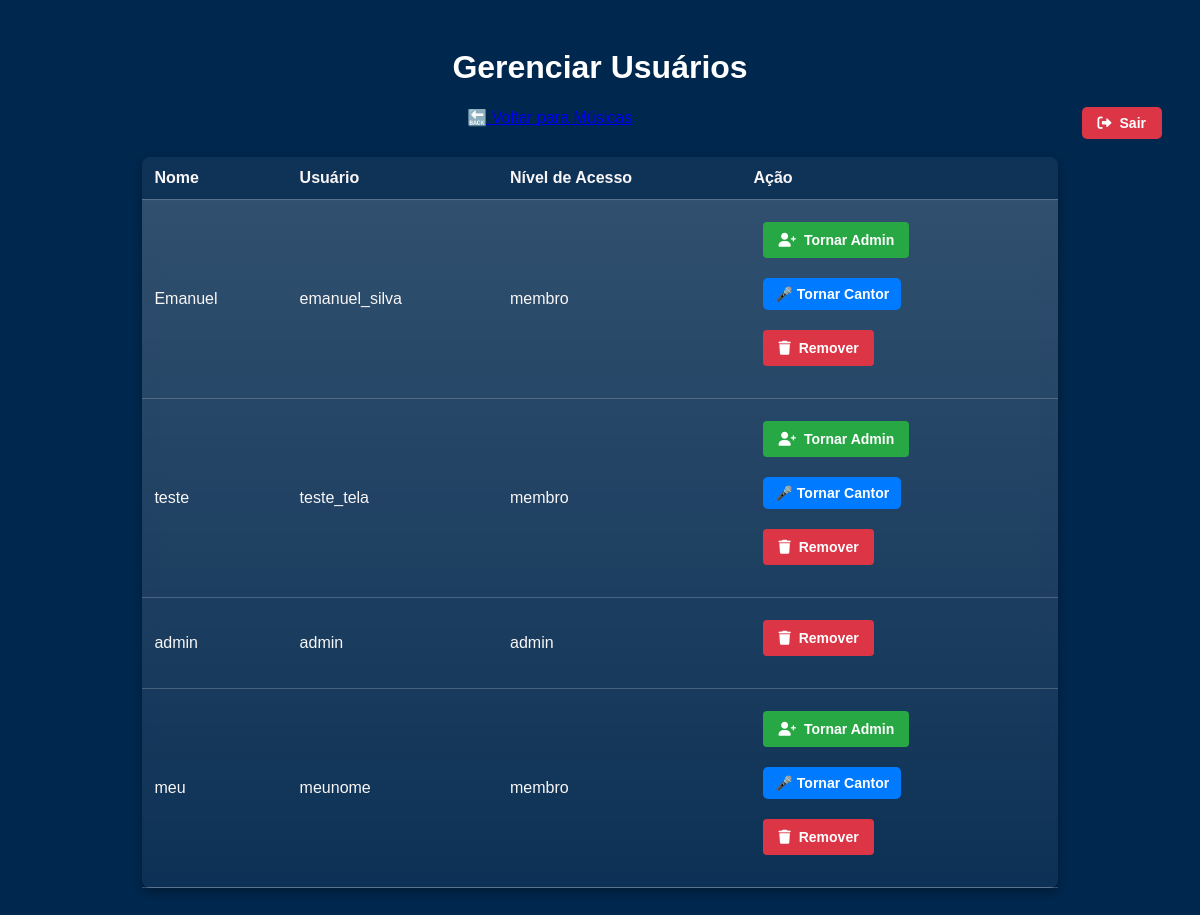
Page /gerenciar_usuarios (signed in) on the committed database.
### app.py (models this page shows)
class Usuario(UserMixin, db.Model):
    id = db.Column(db.Integer, primary_key=True)
    nome = db.Column(db.String(50), nullable=False)
    sobrenome = db.Column(db.String(50), nullable=False)
    telefone = db.Column(db.String(15), nullable=False)
    username = db.Column(db.String(50), unique=True, nullable=False)
    password = db.Column(db.String(128), nullable=False)
    role = db.Column(db.String(20), nullable=False, default="membro")
    pergunta_seguranca = db.Column(db.String(200), nullable=False)
    resposta_seguranca = db.Column(db.String(200), nullable=False)
    status = db.Column(db.String(20), nullable=False, default="pendente")
    data_nascimento = db.Column(db.Date, nullable=False)

### app.py (the view)
@app.route('/gerenciar_usuarios')
@login_required
def gerenciar_usuarios():
    if current_user.role != "admin":  # 🔹 Apenas administradores podem acessar
        flash("Apenas administradores podem gerenciar usuários!", "danger")
        return redirect(url_for('musicas'))
    usuarios_lista = Usuario.query.all()  # 🔹 Busca todos os usuários
    return render_template('gerenciar_usuarios.html', usuarios=usuarios_lista)

### app.py (called while the page is built)
@login_manager.user_loader
def load_user(user_id):
    return db.session.get(Usuario, int(user_id))  # 🔹 Usa a sessão corretamente sem `with`

### templates/gerenciar_usuarios.html (shortened to what this page needs)
<!DOCTYPE html>
<html lang="pt-BR">
<head>
    <link rel="stylesheet" href="{{ url_for('static', filename='gerenciar_usuarios.css') }}">
    <link rel="stylesheet" href="https://cdnjs.cloudflare.com/ajax/libs/font-awesome/6.0.0/css/all.min.css">
</head>
<body>
    <h1>Gerenciar Usuários</h1>
    <form method="POST" action="{{ url_for('logout') }}">
        <button type="submit" class="btn btn-danger">
            <i class="fa-solid fa-right-from-bracket"></i> Sair
        </button>
    </form>
    <a href="{{ url_for('musicas') }}" class="botao-voltar">🔙 Voltar para Músicas</a>
    {% if usuarios %}
    <table>
        <tr>
            <th>Nome</th>
            <th>Usuário</th>
            <th>Nível de Acesso</th>
            <th>Ação</th>
        </tr>
        {% for usuario in usuarios %}
        <tr>
            <td>{{ usuario.nome }}</td>
            <td>{{ usuario.username }}</td>
            <td>{{ usuario.role }}</td>
            <td>
                {% if usuario.role != "admin" %}
                <form method="POST" action="{{ url_for('promover_usuario', user_id=usuario.id) }}">
                    <button type="submit" class="btn-promover">
                        <i class="fa-solid fa-user-plus"></i> Tornar Admin
                    </button>
                </form>
               <form action="{{ url_for('alternar_cantor', user_id=usuario.id) }}" method="POST">
                    {% if usuario.role == "cantor" %}
                        <button type="submit" class="botao-revogar-cantor">
                        ❌ Revogar Cantor
                         </button>
                    {% else %}
                        <button type="submit" class="botao-promover-cantor">
                        🎤 Tornar Cantor
                         </button>
                    {% endif %}
                </form>
                {% endif %}
                <form method="POST" action="{{ url_for('remover_usuario', user_id=usuario.id) }}">
                    <button type="submit" class="btn-excluir" onclick="return confirm('Tem certeza que deseja remover este usuário?');">
                        <i class="fa-solid fa-trash"></i> Remover
                    </button>
                </form>
            </td>
        </tr>
        {% endfor %}
    </table>
    {% else %}
    <p>Nenhum usuário cadastrado.</p>
    {% endif %}
</body>
</html>

### static/gerenciar_usuarios.css (style rules this page uses)
body { font-family: 'Arial', sans-serif; background-color: #00274D; color: white; text-align: center; padding: 20px; }
table { width: 80%; margin: auto; border-collapse: collapse; background: linear-gradient(to bottom, rgba(255, 255, 255, 0.2), rgba(255, 255, 255, 0.05)); border-radius: 8px; box-shadow: 0px 4px 8px rgba(0, 0, 0, 0.3); backdrop-filter: blur(10px); }
th, td { padding: 12px; border-bottom: 1px solid rgba(255, 255, 255, 0.2); text-align: left; color: rgb(248, 246, 246); }
th { background-color: rgba(0, 39, 77, 0.7); font-weight: bold; }
button { padding: 10px 15px; border: none; cursor: pointer; border-radius: 4px; margin: 5px; font-size: 14px; font-weight: bold; transition: 0.3s; display: flex; align-items: center; gap: 8px; }
.btn-excluir { background-color: #dc3545; color: white; }
.btn-promover { background-color: #28a745; color: white; }
.btn-danger { background-color: #dc3545; color: white; font-weight: bold; padding: 8px 16px; border-radius: 5px; border: none; cursor: pointer; transition: 0.3s; float: right; margin-left: 10px; margin-top: -0.1%; }
.botao, form { margin-bottom: 20px; }
table { width: 80%; margin: auto; border-collapse: collapse; background: linear-gradient(to bottom, rgba(255, 255, 255, 0.2), rgba(255, 255, 255, 0.05)); border-radius: 8px; box-shadow: 0px 4px 8px rgba(0, 0, 0, 0.3); backdrop-filter: blur(10px); margin-top: 30px; }
button { padding: 10px 15px; border: none; cursor: pointer; border-radius: 4px; margin: 10px; font-size: 14px; font-weight: bold; transition: 0.3s; display: flex; align-items: center; gap: 8px; }
.botao-promover-cantor { background-color: #007bff; color: white; padding: 8px 12px; border: none; border-radius: 5px; cursor: pointer; font-weight: bold; transition: 0.3s; }

### rows in the picture
Usuario: nome "Emanuel", username "emanuel_silva", role "membro", shows "🎤 Tornar Cantor"
Usuario: nome "teste", username "teste_tela", role "membro", shows "🎤 Tornar Cantor"
Usuario: nome "admin", username "admin", role "admin"
Usuario: nome "meu", username "meunome", role "membro", shows "🎤 Tornar Cantor"
